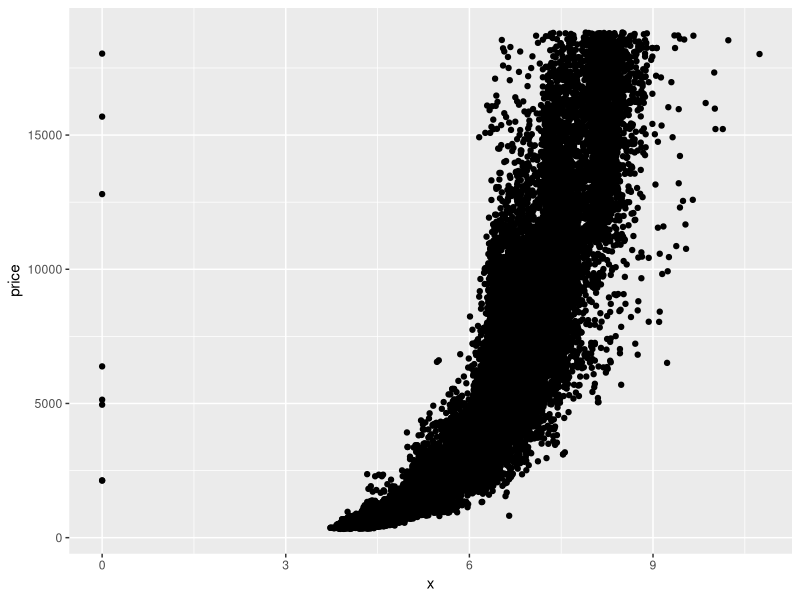
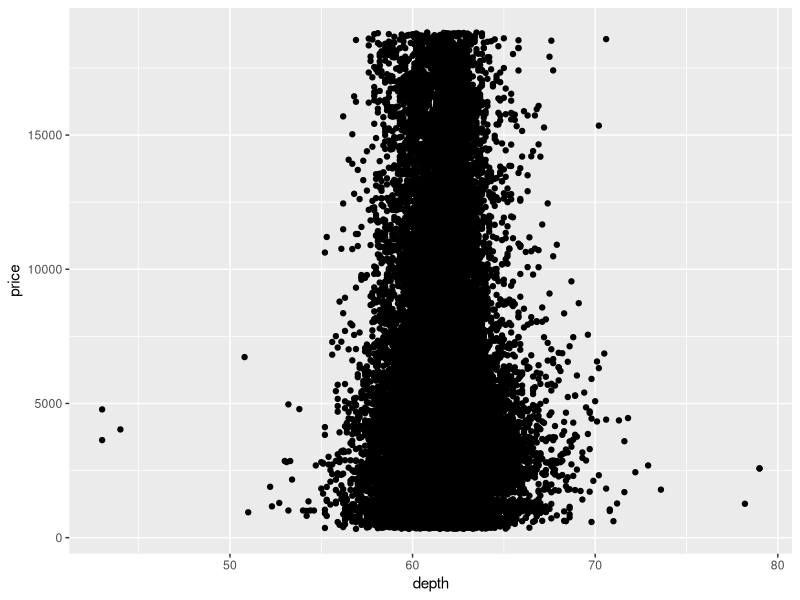
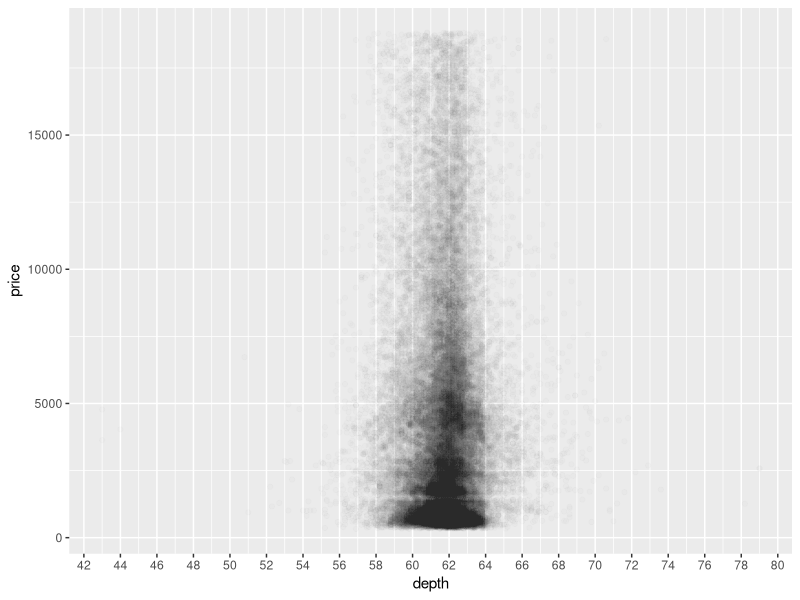
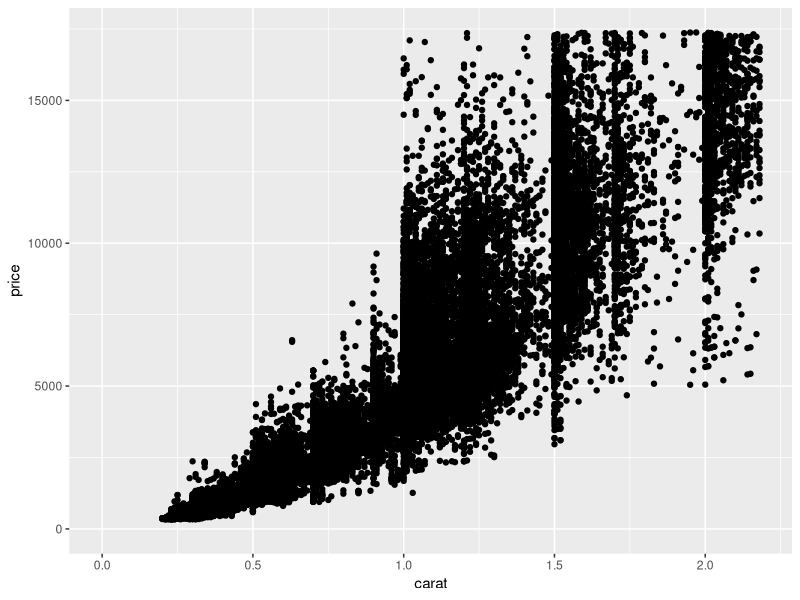
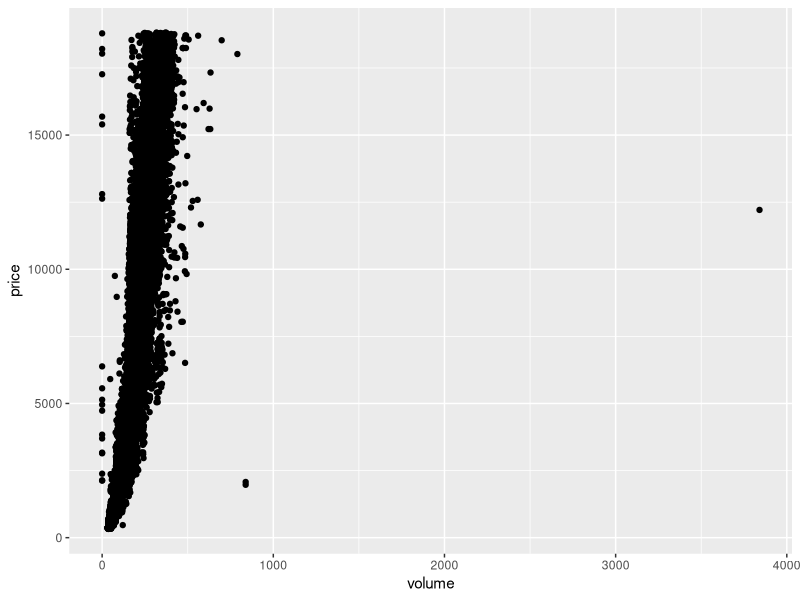
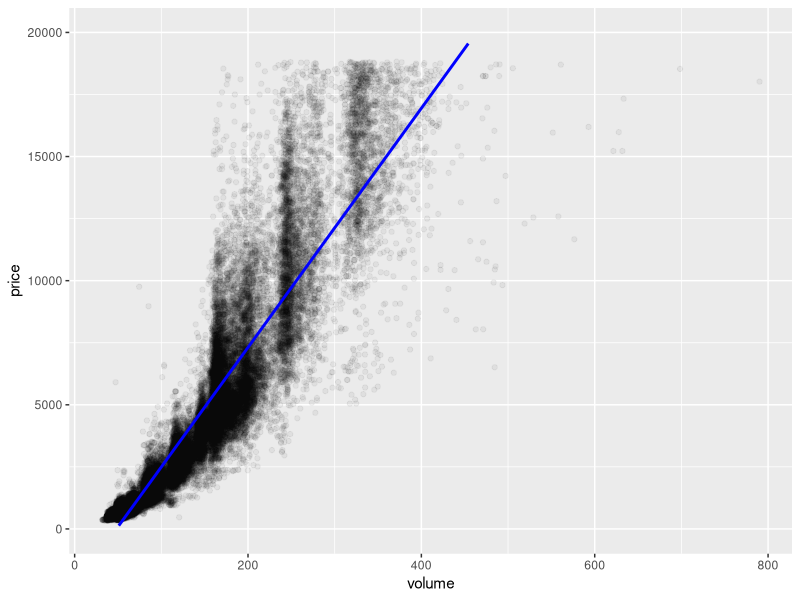
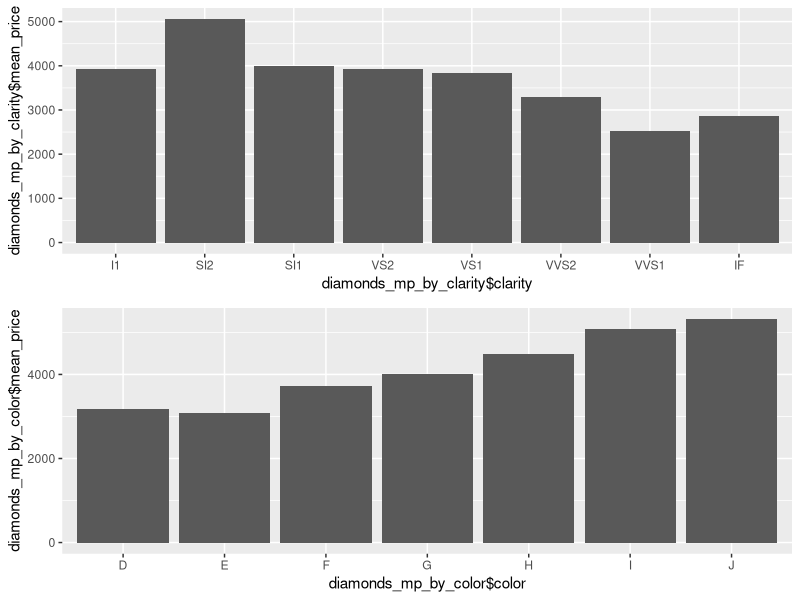
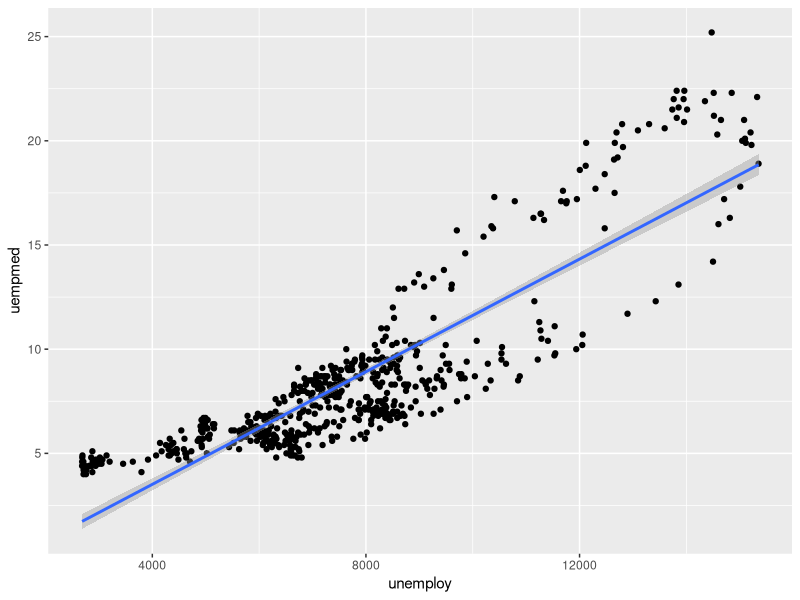

Write the R code that produced these figures, in order.
## ---- chunk 1
knitr::opts_chunk$set(echo = TRUE)
## ---- chunk 2
library(ggplot2)
## ---- chunk 3
ggplot(aes(x = x, y = price), data = diamonds) +
  geom_point()
## ---- chunk 4
cor.test(diamonds$price, diamonds$x)
cor.test(diamonds$price, diamonds$y)
cor.test(diamonds$price, diamonds$z)
## ---- chunk 5
ggplot(aes(x = depth, y = price), data = diamonds) +
  geom_point()
## ---- chunk 6
ggplot(data = diamonds, aes(x = depth, y = price)) + 
  geom_point(alpha = 1/100) +
  scale_x_continuous(breaks = seq(0,80,2))
## ---- chunk 7
cor.test(diamonds$depth, diamonds$price)
## ---- chunk 8
ggplot(aes(x = carat, y = price), data = diamonds) + 
  geom_point() +
  xlim(0, quantile(diamonds$carat, 0.99)) +
  ylim(0, quantile(diamonds$price, 0.99))
## ---- chunk 9
diamonds$volume <- diamonds$x * diamonds$y * diamonds$z
ggplot(aes(x = volume, y = price), data = diamonds) + 
  geom_point()
## ---- chunk 10
with(subset(diamonds, volume > 0 & volume < 800), cor.test(volume, price))
## ---- chunk 11
diamonds_subset <- subset(diamonds, volume > 0 & volume < 800)
ggplot(aes(x = volume, y = price), data = diamonds_subset) + 
  ylim(0, 20000) +
  geom_point(alpha = 1/20) +
  geom_smooth(method = "lm", color = "blue")
## ---- chunk 12
library(dplyr)
## ---- chunk 13
diamondsByClarity <- diamonds %>%
  group_by(clarity) %>%
  summarise(mean_price = mean(price),
            median_price = median(price),
            min_price = min(price),
            max_price = max(price),
            n = n()) %>%
  arrange(clarity)
head(diamondsByClarity)
## ---- chunk 14
diamonds_by_clarity <- group_by(diamonds, clarity)
diamonds_mp_by_clarity <- summarise(diamonds_by_clarity, mean_price = mean(price))
diamonds_by_color <- group_by(diamonds, color)
diamonds_mp_by_color <- summarise(diamonds_by_color, mean_price = mean(price))
## ---- chunk 15
library(gridExtra)
## ---- chunk 16
grid.arrange(
ggplot(aes(x = diamonds_mp_by_clarity$clarity, y = diamonds_mp_by_clarity$mean_price), 
       data = diamonds_mp_by_clarity) +
  geom_bar(stat = "identity"),
ggplot(aes(x = diamonds_mp_by_color$color, y = diamonds_mp_by_color$mean_price), 
       data = diamonds_mp_by_color) +
  geom_bar(stat = "identity")
)
## ---- chunk 17
ggplot(aes(x = unemploy, y = uempmed), data = economics) + 
  geom_point() +
  geom_smooth(method = "lm")
cor.test(economics$unemploy, economics$uempmed)
## ---- chunk 18
economics.rate <- economics %>%
  group_by(psavert) %>%
  summarise(MeanPcePerPerson = mean(pce/pop),
            MeanUnemRate = mean(unemploy/pop),
            n = n())
head(economics.rate)
## ---- chunk 19
grid.arrange(
  ggplot(aes(x = MeanPcePerPerson, y = psavert), data = economics.rate) +
    geom_line() +
    geom_smooth(),
  ggplot(aes(x = MeanUnemRate, y = psavert), data = economics.rate) +
    geom_line() +
    geom_smooth(),
  ggplot(aes(x = MeanUnemRate, y = MeanPcePerPerson), data = economics.rate) +
    geom_line() +
    geom_smooth()
)
## ---- chunk 20
cor.test(economics.rate$MeanPcePerPerson, economics.rate$psavert)
cor.test(economics.rate$MeanUnemRate, economics.rate$psavert)
cor.test(economics.rate$MeanUnemRate, economics.rate$MeanPcePerPerson)
